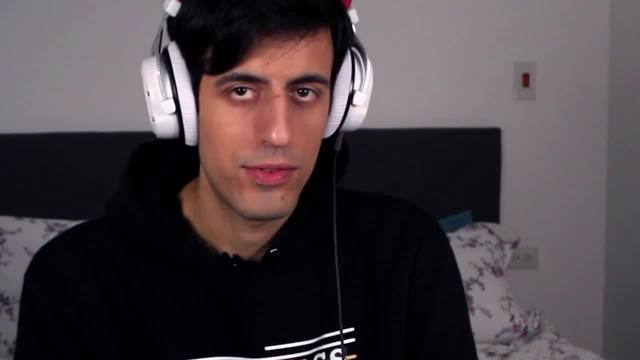
#> input picture dataset/train/Davie/1.jpg, 640 x 360 px; its folder holds 3 pictures in this run
$ python template.py
#> lines starting #> are read from the running program, lines starting #| are printed output that depends on the picture
import scipy as sc
import cv2 as cv
import numpy as np
import os

def get_all_train_image_labels(path):
    '''
        To get a list of path directories from root path

        Parameters
        ----------
        path : str
            Location of root directory

        Returns
        -------
        list
            List containing all train images label
        list
            List containing all train images indexes
    '''
    # get list of image name in dataset folder
    label_list = os.listdir(path)

    index_list = []
    for label in label_list:
        index_list.append(os.listdir(path + label))

    # print(label_list)
    # print(index_list)
    return label_list, index_list

def get_all_train_images(path):
    '''
        Get all Train Images & resize it using the given path

        Parameters
        ----------
        path : str
            Location of root directory

        Returns
        -------
        list
            List containing all the resized train images
    '''
#> called with path = 'dataset/train/'
    label_list = os.listdir(path)

    resized_img_list = []

    # iterate through list of images and get all images, resize to desired settings
    for k, label in enumerate(label_list):
        index_list = os.listdir(path + label)
        for i, index in enumerate(index_list):
            if(i+1) == len(index_list):
                break
            new_path = path + label + '/' + index
            # print(new_path)
            if '.db' in new_path:
                continue
            img = cv.imread(new_path)
#> img is the input picture: shape (360, 640, 3); mean B, G, R 69.8, 65.4, 74.8

            width = 300
            height = int(img.shape[0]/ (img.shape[1]/300))
#> height = 168
            dim = (width, height)
#> dim = (300, 168)

            resized_img = cv.resize(img, dim, interpolation = cv.INTER_AREA)

            resized_img_list.append((k, resized_img))

            # cv.imshow('title',img_gray)
            # cv.waitKey(1000)

    # print(resized_img_list)
    return resized_img_list

def detect_faces_and_filter(image_list, image_labels=None):
    '''
        To detect a face from given image list and filter it if the face on
        the given image is not equals to one

        Parameters
        ----------
        image_list : list
            List containing all loaded images
        image_labels : list
            List containing all image classes labels

        Returns
        -------
        list
            List containing all filtered and cropped face images in grayscale
        list
            list containing image gray face location
        list
            List containing all filtered image classes label
    '''
    # implement haarcascade and detect face features
    face_cascade = cv.CascadeClassifier('haarcascade_frontalface_default.xml')
    face_list = []
    class_list = []
    gray_img = []

    for k, image in image_list:
        img_gray = cv.cvtColor(image, cv.COLOR_BGR2GRAY)

        detected_faces = face_cascade.detectMultiScale(img_gray, scaleFactor=1.2, minNeighbors=5)
        if(len(detected_faces) < 1):
            continue
        for face_rect in detected_faces:
            x,y,w,h=face_rect
            face_img = img_gray[y:y+w, x:x+h]
            face_list.append(face_img)
            class_list.append(k)
            gray_img.append(face_rect)
#> this loop made 2 passes
#> pass 1, in detect_faces_and_filter, `img_gray = cv.cvtColor(image, cv.COLOR_BGR2GRAY)`:
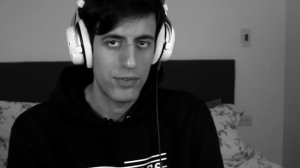
#> img_gray: shape (168, 300); min 0, max 250, mean 68.6
#> pass 2, in detect_faces_and_filter, `img_gray = cv.cvtColor(image, cv.COLOR_BGR2GRAY)`:
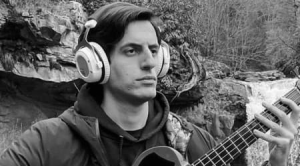
#> img_gray: shape (166, 300); min 1, max 252, mean 98.2


    # print(class_list)
    return(face_list, gray_img, class_list)

def train(gray_image_list, gray_labels):
    '''
        To create and train face recognizer object

        Parameters
        ----------
        gray_image_list : list
            List containing all filtered and cropped face images in grayscale
        gray_labels : list
            List containing all filtered image classes label

        Returns
        -------
        object
            Classifier object after being trained with cropped face images
    '''
    # implement face recognizer model
    face_recognizer=cv.face.LBPHFaceRecognizer_create()
    face_recognizer.train(gray_image_list, np.array(gray_labels))

    return face_recognizer

def get_all_test_images(path):
    '''
        To load a list of test images from given path list

        Parameters
        ----------
        path : str
            Location of images root directory

        Returns
        -------
        list
            List containing all image in the test directories
    '''
    # get test data
    image_tested = []
#> (the run stopped early here; a loop or call above may not have finished)
